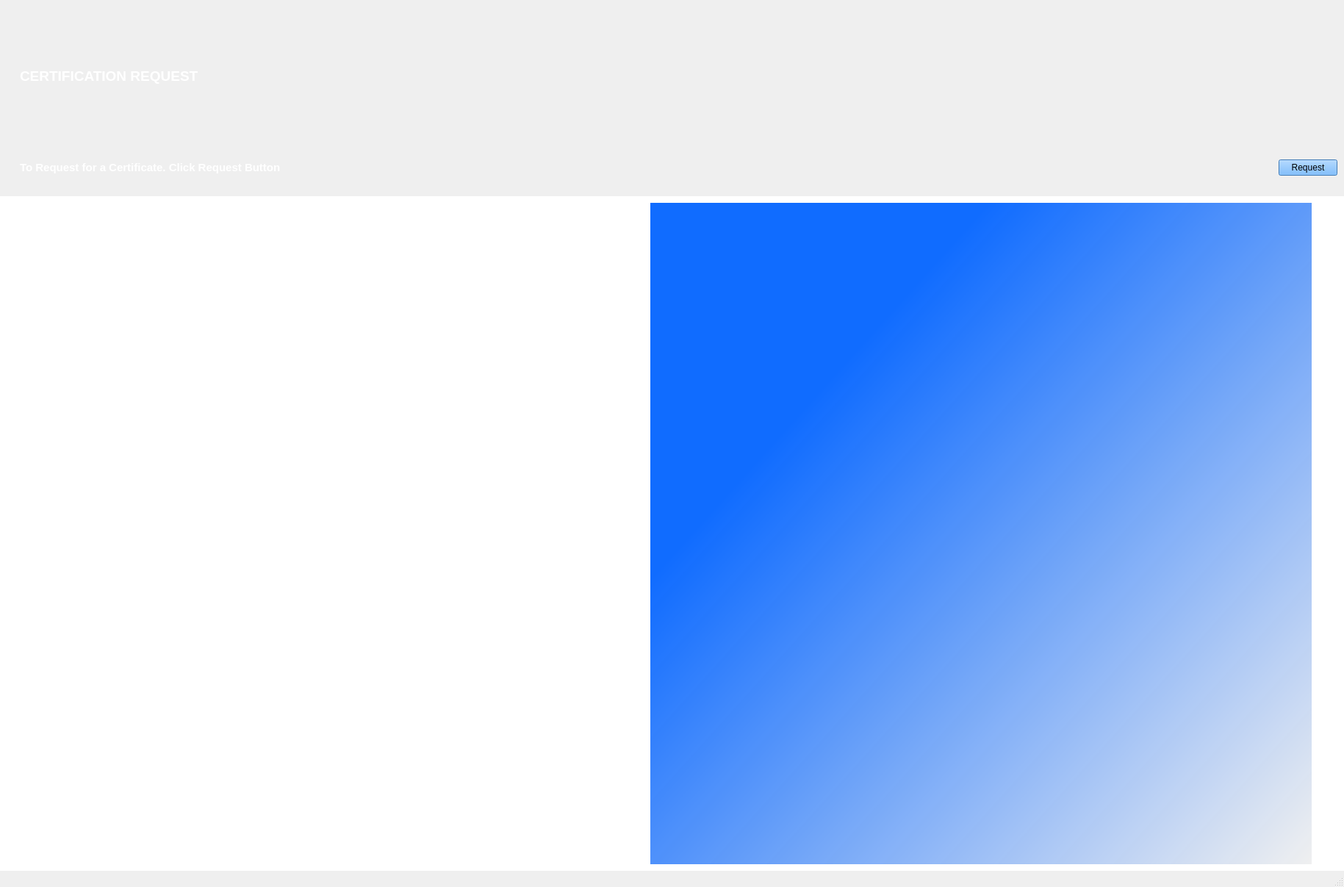
<?xml version="1.0" encoding="UTF-8"?>
<ui version="4.0">
 <class>MainWindow</class>
 <widget class="QMainWindow" name="MainWindow">
  <property name="geometry">
   <rect>
    <x>0</x>
    <y>0</y>
    <width>1829</width>
    <height>1207</height>
   </rect>
  </property>
  <property name="windowTitle">
   <string>MainWindow</string>
  </property>
  <widget class="QWidget" name="centralwidget">
   <layout class="QVBoxLayout" name="verticalLayout_3">
    <property name="leftMargin">
     <number>0</number>
    </property>
    <property name="topMargin">
     <number>0</number>
    </property>
    <property name="rightMargin">
     <number>0</number>
    </property>
    <property name="bottomMargin">
     <number>0</number>
    </property>
    <item>
     <widget class="QWidget" name="widget" native="true">
      <property name="styleSheet">
       <string notr="true">QLabel {
    background: qlineargradient(
        spread:pad,
        x1:0, y1:0,
        x2:0, y2:1,
        stop:0 #0d47a1,
        stop:1 #1976d2
    );
    border-radius: 0px;
    color: white;
    font-weight: bold;
    padding: 15px;
}</string>
      </property>
      <layout class="QGridLayout" name="gridLayout">
       <item row="0" column="0">
        <layout class="QVBoxLayout" name="verticalLayout">
         <item>
          <widget class="QLabel" name="label">
           <property name="text">
            <string>&lt;html&gt;&lt;head/&gt;&lt;body&gt;&lt;p&gt;&lt;span style=&quot; font-size:14pt;&quot;&gt;CERTIFICATION REQUEST&lt;/span&gt;&lt;/p&gt;&lt;/body&gt;&lt;/html&gt;</string>
           </property>
          </widget>
         </item>
         <item>
          <layout class="QHBoxLayout" name="horizontalLayout_3">
           <item>
            <widget class="QLabel" name="label_2">
             <property name="text">
              <string>&lt;html&gt;&lt;head/&gt;&lt;body&gt;&lt;p&gt;&lt;span style=&quot; font-size:11pt;&quot;&gt;To Request for a Certificate. Click Request Button&lt;/span&gt;&lt;/p&gt;&lt;/body&gt;&lt;/html&gt;</string>
             </property>
            </widget>
           </item>
           <item>
            <layout class="QHBoxLayout" name="horizontalLayout">
             <item>
              <spacer name="horizontalSpacer">
               <property name="orientation">
                <enum>Qt::Horizontal</enum>
               </property>
               <property name="sizeHint" stdset="0">
                <size>
                 <width>448</width>
                 <height>20</height>
                </size>
               </property>
              </spacer>
             </item>
             <item>
              <widget class="QPushButton" name="pushButton">
               <property name="styleSheet">
                <string notr="true">QPushButton{
	background-color: rgb(85, 170, 255);
}

QPushButtonCheck{
	background-color: rgb(255, 255, 255);
	color: rgb(0, 0, 127);
}</string>
               </property>
               <property name="text">
                <string>Request</string>
               </property>
               <property name="checkable">
                <bool>true</bool>
               </property>
              </widget>
             </item>
            </layout>
           </item>
          </layout>
         </item>
        </layout>
       </item>
      </layout>
     </widget>
    </item>
    <item>
     <widget class="QWidget" name="widget_2" native="true">
      <property name="styleSheet">
       <string notr="true">background-color: rgb(255, 255, 255);</string>
      </property>
      <layout class="QHBoxLayout" name="horizontalLayout_2">
       <item>
        <widget class="QLabel" name="label_4">
         <property name="minimumSize">
          <size>
           <width>800</width>
           <height>600</height>
          </size>
         </property>
         <property name="maximumSize">
          <size>
           <width>500</width>
           <height>16777215</height>
          </size>
         </property>
         <property name="text">
          <string/>
         </property>
         <property name="pixmap">
          <pixmap>../../../../Download/1000006679.png</pixmap>
         </property>
         <property name="scaledContents">
          <bool>true</bool>
         </property>
        </widget>
       </item>
       <item>
        <widget class="QLabel" name="label_3">
         <property name="minimumSize">
          <size>
           <width>900</width>
           <height>900</height>
          </size>
         </property>
         <property name="maximumSize">
          <size>
           <width>900</width>
           <height>900</height>
          </size>
         </property>
         <property name="styleSheet">
          <string notr="true">QLabel{
	background-color: qlineargradient(spread:pad, x1:0.231, y1:0.310227, x2:1, y2:1, stop:0 rgba(0, 98, 255, 239), stop:1 rgba(240, 240, 240, 255));
}</string>
         </property>
         <property name="text">
          <string/>
         </property>
         <property name="pixmap">
          <pixmap>../../../../Download/1000020419.jpeg</pixmap>
         </property>
         <property name="scaledContents">
          <bool>true</bool>
         </property>
        </widget>
       </item>
      </layout>
     </widget>
    </item>
   </layout>
  </widget>
  <widget class="QMenuBar" name="menubar">
   <property name="geometry">
    <rect>
     <x>0</x>
     <y>0</y>
     <width>1829</width>
     <height>26</height>
    </rect>
   </property>
  </widget>
  <widget class="QStatusBar" name="statusbar"/>
 </widget>
 <resources/>
 <connections/>
</ui>
